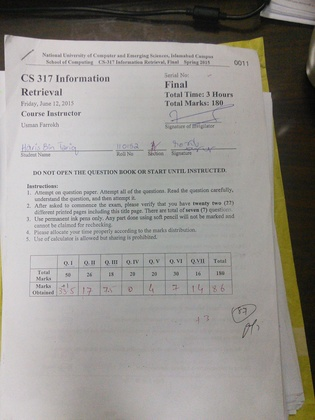
%> input picture im1.jpg, 315 x 420 px, shrunk from 1944 x 2592 before the run
$ octave --eval "tot('../im1.jpg');"   (GNU Octave 9; MATLAB toolbox functions it lacks are replaced by stand-ins)
%> lines starting %> are read from the running program, lines starting %| are printed output that depends on the picture; in (x1, y1, x2, y2) boxes, pixels count from 0 and x2, y2 are one past the last pixel; in counts of white or black regions, pixels touching at a corner belong together; the program's own positions count from 1
function tot(image);
%> called with image = '../im1.jpg'

im = imread(image);
%> im is the input picture: size 420x315x3 uint8; mean R, G, B 149.7, 146.8, 142.3
if ndims(im)>=3
	im = rgb2gray(im);
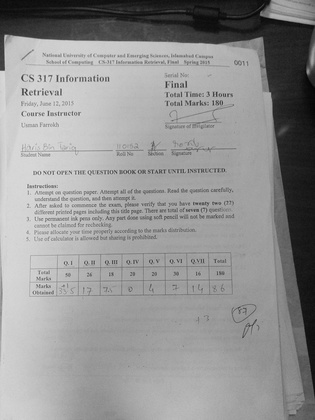
%> im: size 420x315 uint8; min 6, max 237, mean 147.1
end

[origRow,origCol] = size(im);
%> origRow = 420; origCol = 315

%figure, imshow(im) , title('Original');
%im = imrotate(im,33,'crop');
new_im = im;
% [18 lines of commented-out code are left out]
edgi = edge(im,'prewitt',[],'horizontal');
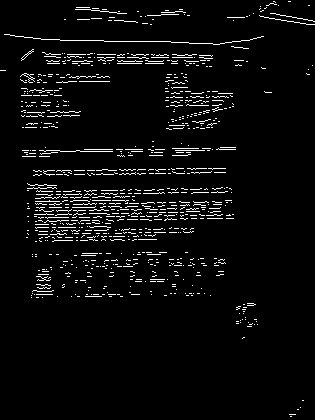
%> edgi: size 420x315 logical; 4.4% white in thin lines or dots
edgi = imsharpen(double(edgi));
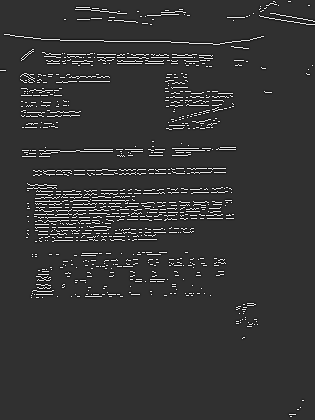
%> edgi: size 420x315 double; min -0.391, max 1.67, mean 0.0435; drawn with min black and max white
%figure, imshow(edgi);

[H,theta,rho] = hough(edgi);
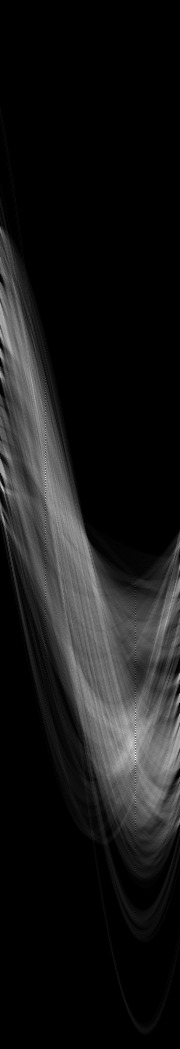
%> H: size 1049x180 double; min 0, max 320, mean 29.9; drawn with min black and max white
%> theta = 180 values from -90 to 89; rho = 1049 values from -524 to 524
P = houghpeaks( H,7,'threshold', ceil( 0.3*max( H(:) ) ) );
%> P = [756 136; 743 136; 731 136; 719 136; 476 46; 745 132; 488 3]

x = theta(P(:,2));
%> x = [45 45 45 45 -45 41 -88]
y = rho(P(:,1));
%> y = [231 218 206 194 -49 220 -37]
%plot(x,y,'s','color','black');

lines = houghlines(edgi,theta,rho,P,'FillGap',5,'MinLength',10);
%> lines = 40 lines; longest, point1 to point2 (x, y): (9, 38) to (251, 47), (67, 243) to (123, 188), (85, 243) to (140, 189), (104, 189) to (51, 243), (34, 242) to (88, 189), (82, 243) to (130, 188)

figure, imshow(im), hold on

[rr,cc] = size(edgi);
%> rr = 420; cc = 315
vect = zeros(cc,2);

lin=0;
max_len = 0;

row=[1 length(lines)];
%> row = [1 40]
row(:,:) = rr+1;

for k = 1:length(lines)
   xy = [lines(k).point1; lines(k).point2];
   plot(xy(:,1),xy(:,2),'LineWidth',2,'Color','green');

   row(1,k) = xy(2,2);
   % Plot beginnings and ends of lines
   %plot(xy(1,1),xy(1,2),'x','LineWidth',2,'Color','yellow');
   %plot(xy(2,1),xy(2,2),'x','LineWidth',2,'Color','red');

   % Determine the endpoints of the longest line segment
   len = norm(lines(k).point1 - lines(k).point2);
   if ( len > max_len)
      max_len = len;
      xy_long = xy;
   end
end
%> this loop made 40 passes
%> (len, max_len, xy_long) on passes 1, 3, 9, 40: (31.83, 31.83, [30 298; 53 276]), (77.08, 77.08, [85 243; 140 189]), (78.49, 78.49, [67 243; 123 188]), (242.2, 242.2, [9 38; 251 47])
%> (xy, len) on passes 2, 4, 5, 6, 7, 8: ([59 269; 75 254], 21.93), ([152 176; 161 168], 12.04), ([171 157; 184 145], 17.69), ([197 131; 235 94], 53.04), ([302 26; 310 19], 10.63), ([35 275; 43 268], 10.63)
%> after the loop, row = 40 values, max 327 at index 31, min 1 at index 25, mean 150.7

%highlight the longest line segment
plot(xy_long(:,1),xy_long(:,2),'LineWidth',2,'Color','red');
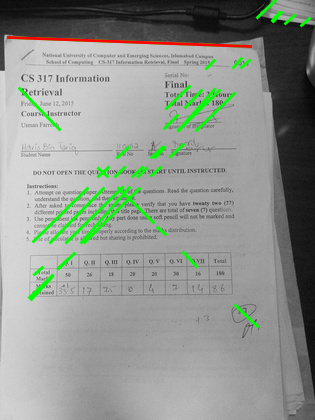
%> figure redrawn from the program's plot data
%figure, imshow(im) , title('Outiiii');

%results = ocr(im);
% Display one of the recognized words
%word = results.Text

temp = min(row(1,:))
%> temp = 1
mini =max(row(1,:))
%> mini = 327

totalLiness = length(lines)
%> totalLiness = 40
finRow=0;

if(temp<= (300))
	for i=1:totalLiness
		if( (row(1,i) < mini) & row(1,i) >300 )
			finRow = row(1,i);
			mini = row(1,i);
		end
	end
%> this loop made 40 passes
%> after the loop, finRow = 0
else
	finRow = temp;
end

finRow
%> finRow = 0

nim = zeros(240,cc);
start = finRow-120;
%> start = -120
endi = finRow+120;
%> endi = 120

irow=1;
icol=1;

if(start<0)
	start = -1*(start);
%> start = 120
end

if(endi<0)
	endi = -1*(endi);
end

for i=start:endi
	for j=1:cc
			nim(irow,icol) = im(i,j);
			icol=icol+1;
	end
	irow=irow+1;
	icol=1;
end
%> this loop made 1 pass
%> (i, irow, icol) on pass 1: (120, 2, 1)
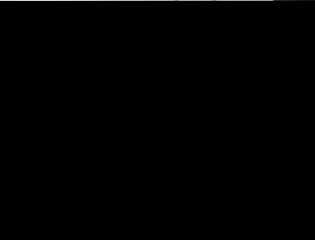
%> nim: size 240x315 double; min 0, max 217, mean 0.7

edgi = edge(nim,'prewitt',[],'both');
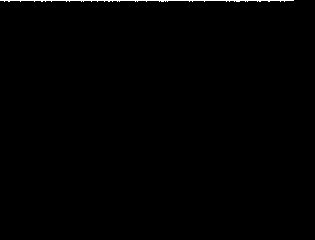
%> edgi: size 240x315 logical; 0.45% white in thin lines or dots, all inside (x1, y1, x2, y2) = (0, 0, 294, 2)
%figure , imshow(edgi,[]) , title('Edgee Image');
%imwrite(double(edgi),'nameBar.png');
figure, imshow(nim,[]) , title('Name_place');

$ run again, on im3.jpg
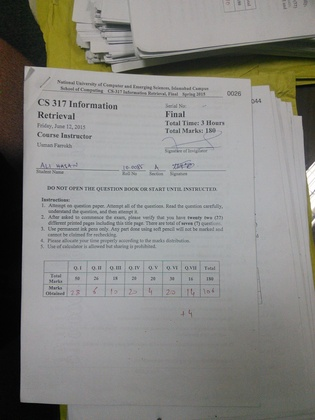
%> input picture im3.jpg, 315 x 420 px, shrunk from 1944 x 2592 before the run
%> in tot, im is the input picture: size 420x315x3 uint8; mean R, G, B 135.2, 134.8, 130.9
%> im: size 420x315 uint8
%> in tot, `edgi = edge(im,'prewitt',[],'horizontal');`:
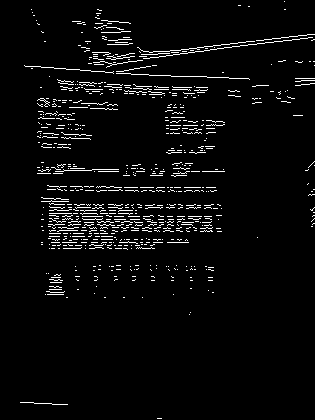
%> edgi: size 420x315 logical; 4% white in thin lines or dots
%> theta = 180 values from -90 to 89; rho = 1049 values from -524 to 524
%> P = [768 136; 598 174; 756 136; 734 136; 460 4; 610 171; 586 177]
%> x = [45 83 45 45 -87 80 86]
%> y = [243 73 231 209 -65 85 61]
%> lines = 38 lines; longest, point1 to point2 (x, y): (23, 67) to (252, 79), (77, 251) to (126, 203), (142, 203) to (95, 251), (48, 249) to (95, 203), (225, 120) to (191, 155), (165, 132) to (187, 111)
%> in tot, `row=[1 length(lines)];`: row = [1 38]
%> the loop in tot, `for k = 1:length(lines)` made 38 passes
%> (len, max_len, xy_long) on passes 1, 2, 5, 8, 22: (10.63, 10.63, [312 33; 305 41]), (48.8, 48.8, [225 120; 191 155]), (67.18, 67.18, [142 203; 95 251]), (68.59, 68.59, [77 251; 126 203]), (229.3, 229.3, [23 67; 252 79])
%> after the loop in tot, `for k = 1:length(lines)`: row = 38 values, max 297 at index 6, min 35 at index 14, mean 107.3
%> in tot, `plot(xy_long(:,1),xy_long(:,2),'LineWidth',2,'Color','red');`:
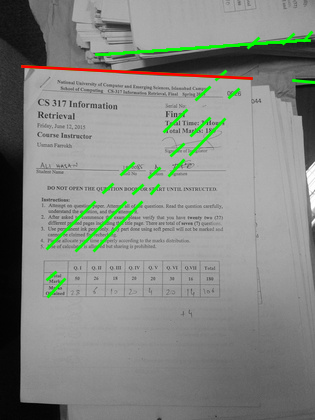
%> figure redrawn from the program's plot data
%> temp = 35
%> mini = 297
%> totalLiness = 38
%> the loop in tot, `for i=1:totalLiness` made 38 passes
%> after the loop in tot, `for i=1:totalLiness`: finRow = 0
%> in tot, `start = finRow-120;`: start = -120
%> endi = 120
%> the loop in tot, `for i=start:endi` made 1 pass
%> (i, irow, icol) on pass 1: (120, 2, 1)

$ run again, on im4.jpg
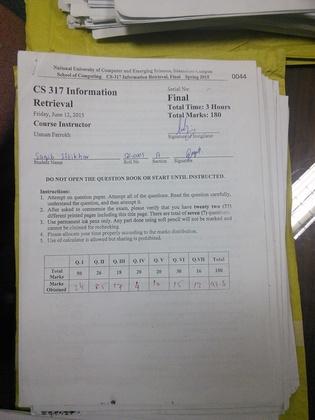
%> input picture im4.jpg, 315 x 420 px, shrunk from 1944 x 2592 before the run
%> in tot, im is the input picture: size 420x315x3 uint8; mean R, G, B 140.9, 138.8, 132.6
%> im: size 420x315 uint8
%> in tot, `edgi = edge(im,'prewitt',[],'horizontal');`:
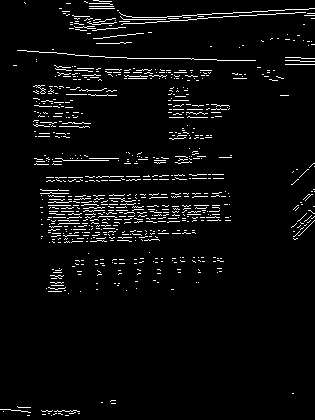
%> edgi: size 420x315 logical; 4.2% white in thin lines or dots
%> theta = 180 values from -90 to 89; rho = 1049 values from -524 to 524
%> P = [474 3; 763 136; 751 136; 560 176; 548 179; 722 136; 739 136]
%> x = [-88 45 45 85 88 45 45]
%> y = [-51 238 226 35 23 197 214]
%> lines = 57 lines; longest, point1 to point2 (x, y): (16, 53) to (258, 61), (112, 193) to (60, 245), (94, 244) to (146, 193), (77, 244) to (129, 193), (40, 240) to (87, 194), (167, 113) to (190, 91)
%> in tot, `row=[1 length(lines)];`: row = [1 57]
%> the loop in tot, `for k = 1:length(lines)` made 57 passes
%> (len, max_len, xy_long) on pass 1: (242.1, 242.1, [16 53; 258 61])
%> after the loop in tot, `for k = 1:length(lines)`: row = 57 values, max 274 at index 3, min 7 at index 18, mean 73.12
%> in tot, `plot(xy_long(:,1),xy_long(:,2),'LineWidth',2,'Color','red');`:
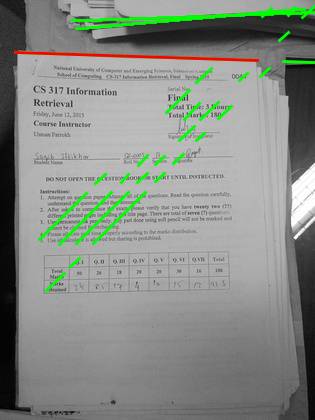
%> figure redrawn from the program's plot data
%> temp = 7
%> mini = 274
%> totalLiness = 57
%> the loop in tot, `for i=1:totalLiness` made 57 passes
%> after the loop in tot, `for i=1:totalLiness`: finRow = 0
%> in tot, `start = finRow-120;`: start = -120
%> endi = 120
%> the loop in tot, `for i=start:endi` made 1 pass
%> (i, irow, icol) on pass 1: (120, 2, 1)

$ run again, on im5.jpg
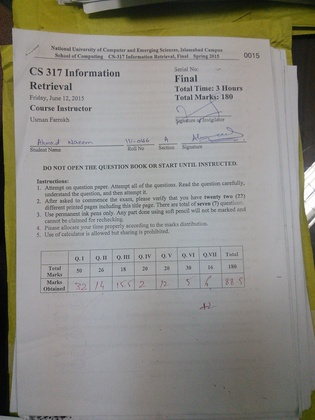
%> input picture im5.jpg, 315 x 420 px, shrunk from 1944 x 2592 before the run
%> in tot, im is the input picture: size 420x315x3 uint8; mean R, G, B 141.2, 139.7, 132.8
%> im: size 420x315 uint8
%> theta = 180 values from -90 to 89; rho = 1049 values from -524 to 524
%> P = [758 136; 746 136; 496 3; 485 46; 502 46; 727 136; 454 46]
%> x = [45 45 -88 -45 -45 45 -45]
%> y = [233 221 -29 -40 -23 202 -71]
%> lines = 38 lines; longest, point1 to point2 (x, y): (10, 30) to (284, 40), (133, 182) to (76, 239), (93, 238) to (150, 182), (47, 240) to (104, 184), (83, 184) to (138, 238), (31, 87) to (69, 125)
%> in tot, `row=[1 length(lines)];`: row = [1 38]
%> the loop in tot, `for k = 1:length(lines)` made 38 passes
%> (len, max_len, xy_long) on passes 1, 3, 14, 15: (41.01, 41.01, [40 292; 69 263]), (79.91, 79.91, [93 238; 150 182]), (80.61, 80.61, [133 182; 76 239]), (274.2, 274.2, [10 30; 284 40])
%> after the loop in tot, `for k = 1:length(lines)`: row = 38 values, max 310 at index 38, min 25 at index 8, mean 168.1
%> in tot, `plot(xy_long(:,1),xy_long(:,2),'LineWidth',2,'Color','red');`:
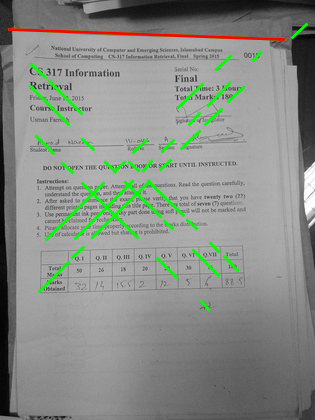
%> figure redrawn from the program's plot data
%> temp = 25
%> mini = 310
%> totalLiness = 38
%> the loop in tot, `for i=1:totalLiness` made 38 passes
%> after the loop in tot, `for i=1:totalLiness`: finRow = 0
%> in tot, `start = finRow-120;`: start = -120
%> endi = 120
%> the loop in tot, `for i=start:endi` made 1 pass
%> (i, irow, icol) on pass 1: (120, 2, 1)
